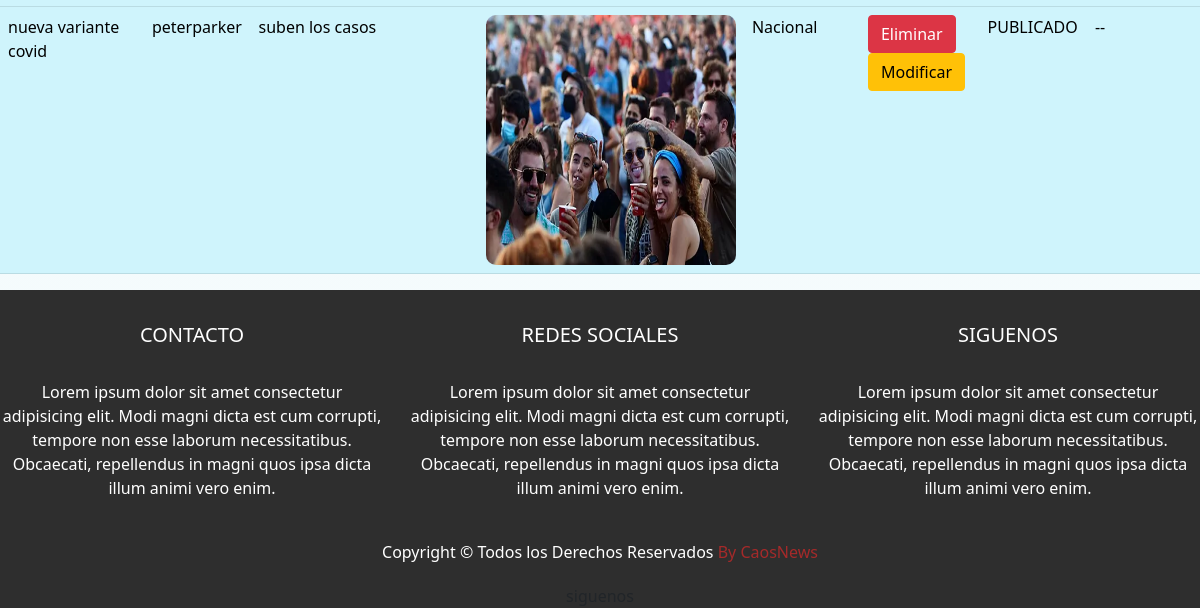
/buscar_modificar/Deportes/ (signed in, lower part), run on an earlier commit of the app's database.
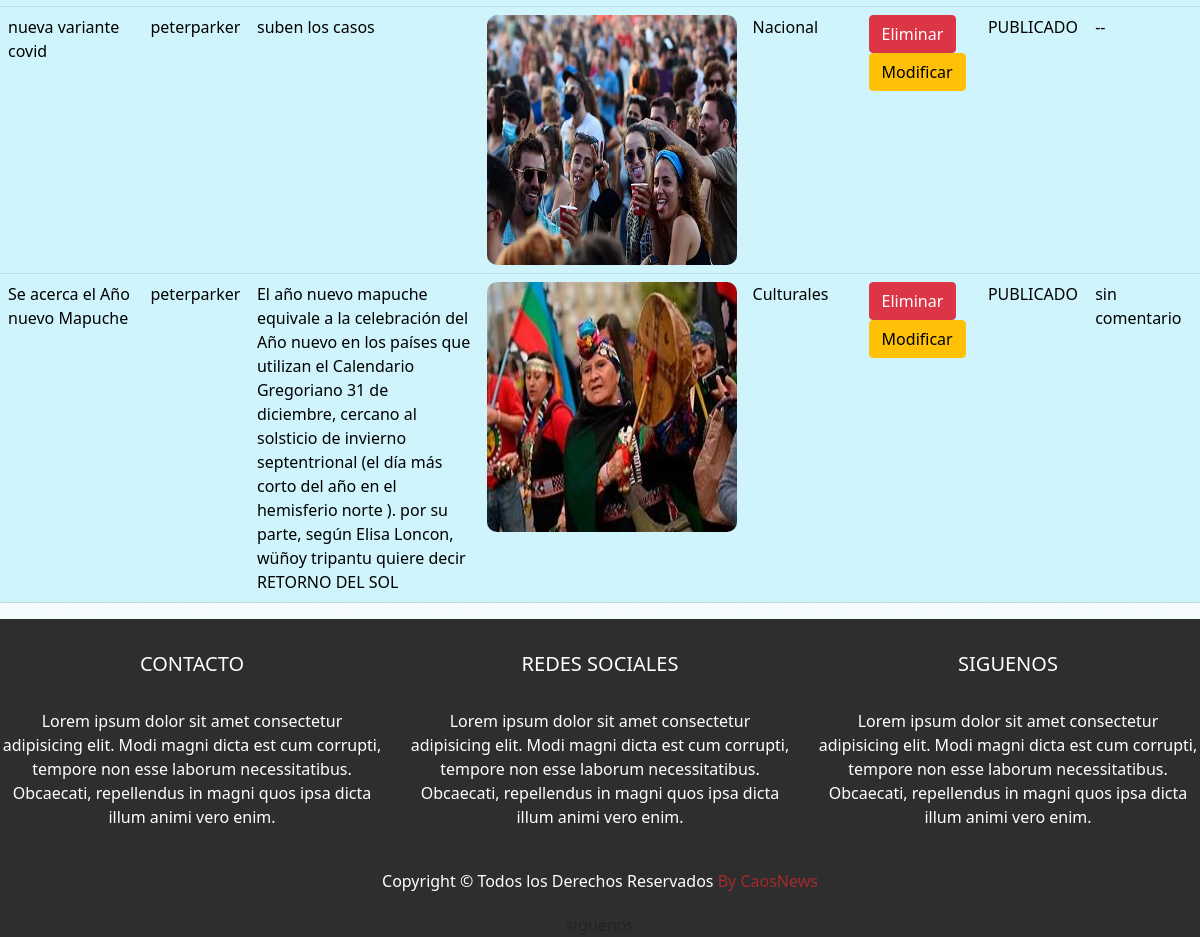
And on a later commit of the database.
### caosNews/models.py (models this page shows, shortened)
class Noticia(models.Model):
    titulo = models.CharField(primary_key=True,max_length=80)
    autor = models.TextField(max_length=20)
    descripcion = models.TextField(max_length=350)
    imagen = models.ImageField(upload_to='noticias',null=True)
    categoria = models.ForeignKey(Categoria, on_delete=models.CASCADE)
    comentario = models.TextField (null=True,default='sin comentario')
    fecha = models.DateField(default=datetime.date.today)
    publicar = models.BooleanField(default=False)

class Categoria(models.Model):
    nombre_noticia = models.CharField(primary_key=True,max_length=25)
    id_noticia = models.IntegerField()

### caosNews/views.py (the view)
# urls.py: path('buscar_modificar/<id>/',buscar_modificar,name='BUSCARM'),
@login_required(login_url='/iniciar/')
def buscar_modificar(request,id):
    try:
        noti = Noticia.objects.get(titulo=id)
        categorias= Categoria.objects.all()
        contexto = {'Categorias':categorias,"noticia":noti}
        return render(request,"modificar.html",contexto)
    except:
        mensaje="no encontro noticia"
    categorias= Categoria.objects.all()
    noticia = Noticia.objects.all()
    contexto = {'Categorias':categorias,"mensaje":mensaje,"noticia":noticia}
    return render(request,"registro.html",contexto)

### caosNews/templates/registro.html (shortened to what this page needs)
{% extends "base_formu.html" %}
{% load static %}
{% block css %}
<link rel="stylesheet" href="{% static 'font.css">
<link rel="stylesheet" href="{% static 'css/contacto.css' %}">
<link href="https://cdn.jsdelivr.net/npm/bootstrap@5.0.2/dist/css/bootstrap.min.css" rel="stylesheet"
>
{% endblock css %}
{% block contenido %}
<div>
  <table class="table table-info">
    <tbody>
      {% for item in noticia %}
      <tr>
        <td>{{item.titulo}}</td>
        <td>{{item.autor}}</td>
        <td>{{item.descripcion}}</td>
        <td>
          <img src="{{item.imagen.url}}" alt="" width="250px" height="250px">
        </td>
        <td>{{item.categoria.nombre_noticia}}</td>
        <td>
          <button class="btn btn-danger" onclick="eliminar('{{item.titulo}}')">Eliminar</button>
          <button class="btn btn-warning" onclick="modificar('{{item.titulo}}')">Modificar</button>
        </td>
        <td>
          {% if item.publicar %}
              PUBLICADO
          {% else %}
             <div style="color: red;">NO PUBLICADO</div>
          {% endif %}
        </td>
        <td>{{item.comentario}}</td>
      </tr>
      {% endfor %}
    </tbody>
  </table>
</div>
{% endblock contenido %}

What changed in the data, as far as the page shows it:
added Noticia: titulo "Se acerca el Año nuevo Mapuche", autor "peterparker", descripcion "El año nuevo mapuche equivale a la celebración del Año nuevo en los países que utilizan el Calendario Gregoriano 31 de diciembre, cercano al solsticio de invierno septentrional (el día más corto del año en el hemisferio norte ). por su parte, según Elisa Loncon, wüñoy tripantu quiere decir RETORNO DEL SOL", imagen (picture), categoria.nombre_noticia "Culturales", publicar "PUBLICADO", comentario "sin comentario"
